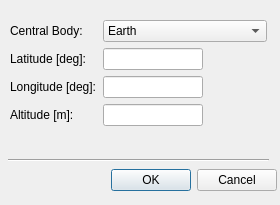
<?xml version="1.0" encoding="UTF-8"?>
<ui version="4.0">
 <class>LocationEditor</class>
 <widget class="QDialog" name="LocationEditor">
  <property name="geometry">
   <rect>
    <x>0</x>
    <y>0</y>
    <width>280</width>
    <height>205</height>
   </rect>
  </property>
  <property name="minimumSize">
   <size>
    <width>280</width>
    <height>205</height>
   </size>
  </property>
  <property name="maximumSize">
   <size>
    <width>280</width>
    <height>205</height>
   </size>
  </property>
  <property name="windowTitle">
   <string>Location</string>
  </property>
  <property name="windowIcon">
   <iconset resource="../../iconary/sta-icons.qrc">
    <normaloff>:/icons/Target.png</normaloff>:/icons/Target.png</iconset>
  </property>
  <widget class="QDialogButtonBox" name="buttonBox">
   <property name="geometry">
    <rect>
     <x>56</x>
     <y>160</y>
     <width>221</width>
     <height>41</height>
    </rect>
   </property>
   <property name="orientation">
    <enum>Qt::Horizontal</enum>
   </property>
   <property name="standardButtons">
    <set>QDialogButtonBox::Cancel|QDialogButtonBox::Ok</set>
   </property>
  </widget>
  <widget class="QWidget" name="formLayoutWidget">
   <property name="geometry">
    <rect>
     <x>10</x>
     <y>20</y>
     <width>257</width>
     <height>131</height>
    </rect>
   </property>
   <layout class="QFormLayout" name="formLayout">
    <item row="0" column="0">
     <widget class="QLabel" name="label">
      <property name="text">
       <string>Central Body:</string>
      </property>
     </widget>
    </item>
    <item row="2" column="0">
     <widget class="QLabel" name="label_3">
      <property name="text">
       <string>Longitude [deg]:</string>
      </property>
     </widget>
    </item>
    <item row="3" column="0">
     <widget class="QLabel" name="label_4">
      <property name="text">
       <string>Altitude [m]:</string>
      </property>
     </widget>
    </item>
    <item row="1" column="1">
     <widget class="QLineEdit" name="latitudeEdit">
      <property name="maximumSize">
       <size>
        <width>100</width>
        <height>16777215</height>
       </size>
      </property>
      <property name="layoutDirection">
       <enum>Qt::LeftToRight</enum>
      </property>
      <property name="alignment">
       <set>Qt::AlignRight|Qt::AlignTrailing|Qt::AlignVCenter</set>
      </property>
     </widget>
    </item>
    <item row="2" column="1">
     <widget class="QLineEdit" name="longitudeEdit">
      <property name="maximumSize">
       <size>
        <width>100</width>
        <height>16777215</height>
       </size>
      </property>
      <property name="layoutDirection">
       <enum>Qt::LeftToRight</enum>
      </property>
      <property name="alignment">
       <set>Qt::AlignRight|Qt::AlignTrailing|Qt::AlignVCenter</set>
      </property>
     </widget>
    </item>
    <item row="3" column="1">
     <widget class="QLineEdit" name="altitudeEdit">
      <property name="maximumSize">
       <size>
        <width>100</width>
        <height>16777215</height>
       </size>
      </property>
      <property name="contextMenuPolicy">
       <enum>Qt::NoContextMenu</enum>
      </property>
      <property name="layoutDirection">
       <enum>Qt::LeftToRight</enum>
      </property>
      <property name="alignment">
       <set>Qt::AlignRight|Qt::AlignTrailing|Qt::AlignVCenter</set>
      </property>
     </widget>
    </item>
    <item row="1" column="0">
     <widget class="QLabel" name="label_2">
      <property name="text">
       <string>Latitude [deg]:</string>
      </property>
     </widget>
    </item>
    <item row="0" column="1">
     <widget class="QComboBox" name="centralBodyComboBox">
      <property name="minimumSize">
       <size>
        <width>120</width>
        <height>0</height>
       </size>
      </property>
      <property name="sizeAdjustPolicy">
       <enum>QComboBox::AdjustToContentsOnFirstShow</enum>
      </property>
      <item>
       <property name="text">
        <string>Earth</string>
       </property>
       <property name="icon">
        <iconset resource="../../iconary/sta-icons.qrc">
         <normaloff>:/icons/ComboEarth.png</normaloff>:/icons/ComboEarth.png</iconset>
       </property>
      </item>
      <item>
       <property name="text">
        <string>Moon</string>
       </property>
       <property name="icon">
        <iconset resource="../../iconary/sta-icons.qrc">
         <normaloff>:/icons/ComboMoon.png</normaloff>:/icons/ComboMoon.png</iconset>
       </property>
      </item>
      <item>
       <property name="text">
        <string>Sun</string>
       </property>
       <property name="icon">
        <iconset resource="../../iconary/sta-icons.qrc">
         <normaloff>:/icons/ComboSun.png</normaloff>:/icons/ComboSun.png</iconset>
       </property>
      </item>
      <item>
       <property name="text">
        <string>Mercury</string>
       </property>
       <property name="icon">
        <iconset resource="../../iconary/sta-icons.qrc">
         <normaloff>:/icons/ComboMercury.png</normaloff>:/icons/ComboMercury.png</iconset>
       </property>
      </item>
      <item>
       <property name="text">
        <string>Venus</string>
       </property>
       <property name="icon">
        <iconset resource="../../iconary/sta-icons.qrc">
         <normaloff>:/icons/ComboVenus.png</normaloff>:/icons/ComboVenus.png</iconset>
       </property>
      </item>
      <item>
       <property name="text">
        <string>Mars</string>
       </property>
       <property name="icon">
        <iconset resource="../../iconary/sta-icons.qrc">
         <normaloff>:/icons/ComboMars.png</normaloff>:/icons/ComboMars.png</iconset>
       </property>
      </item>
      <item>
       <property name="text">
        <string>Jupiter</string>
       </property>
       <property name="icon">
        <iconset resource="../../iconary/sta-icons.qrc">
         <normaloff>:/icons/ComboJupiter.png</normaloff>:/icons/ComboJupiter.png</iconset>
       </property>
      </item>
      <item>
       <property name="text">
        <string>Saturn</string>
       </property>
       <property name="icon">
        <iconset resource="../../iconary/sta-icons.qrc">
         <normaloff>:/icons/ComboSaturn.png</normaloff>:/icons/ComboSaturn.png</iconset>
       </property>
      </item>
      <item>
       <property name="text">
        <string>Uranus</string>
       </property>
       <property name="icon">
        <iconset resource="../../iconary/sta-icons.qrc">
         <normaloff>:/icons/ComboUranus.png</normaloff>:/icons/ComboUranus.png</iconset>
       </property>
      </item>
      <item>
       <property name="text">
        <string>Neptune</string>
       </property>
       <property name="icon">
        <iconset resource="../../iconary/sta-icons.qrc">
         <normaloff>:/icons/ComboNeptune.png</normaloff>:/icons/ComboNeptune.png</iconset>
       </property>
      </item>
      <item>
       <property name="text">
        <string>Pluto</string>
       </property>
       <property name="icon">
        <iconset resource="../../iconary/sta-icons.qrc">
         <normaloff>:/icons/ComboPluto.png</normaloff>:/icons/ComboPluto.png</iconset>
       </property>
      </item>
     </widget>
    </item>
   </layout>
  </widget>
  <widget class="Line" name="line">
   <property name="geometry">
    <rect>
     <x>8</x>
     <y>152</y>
     <width>261</width>
     <height>16</height>
    </rect>
   </property>
   <property name="orientation">
    <enum>Qt::Horizontal</enum>
   </property>
  </widget>
 </widget>
 <tabstops>
  <tabstop>latitudeEdit</tabstop>
  <tabstop>longitudeEdit</tabstop>
  <tabstop>altitudeEdit</tabstop>
  <tabstop>buttonBox</tabstop>
 </tabstops>
 <resources>
  <include location="../../iconary/sta-icons.qrc"/>
 </resources>
 <connections>
  <connection>
   <sender>buttonBox</sender>
   <signal>accepted()</signal>
   <receiver>LocationEditor</receiver>
   <slot>accept()</slot>
   <hints>
    <hint type="sourcelabel">
     <x>250</x>
     <y>160</y>
    </hint>
    <hint type="destinationlabel">
     <x>157</x>
     <y>205</y>
    </hint>
   </hints>
  </connection>
  <connection>
   <sender>buttonBox</sender>
   <signal>rejected()</signal>
   <receiver>LocationEditor</receiver>
   <slot>reject()</slot>
   <hints>
    <hint type="sourcelabel">
     <x>250</x>
     <y>160</y>
    </hint>
    <hint type="destinationlabel">
     <x>255</x>
     <y>205</y>
    </hint>
   </hints>
  </connection>
 </connections>
</ui>
